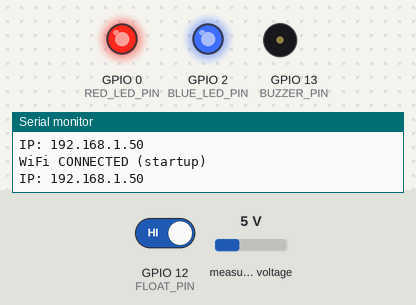
Recording of a sketch running on a simulated ESP8266 (NodeMCU). On the bench: output pins drawn as LEDs (lit = HIGH), buzzer (waves = sounding, pin HIGH), the last lines printed to the serial monitor. Dashed ring = blinking. The inputs (shaded band) are chosen by the test bench; at power-on: GPIO 12 (FLOAT_PIN) HIGH, measured voltage 5 V. WiFi joins after 1.5 s; servers stay silent unless stated; uploads are accepted with an empty reply.

Above: at 3.7 s.
3.8 s: GPIO 12 (FLOAT_PIN) driven LOW
At 4.26 s:
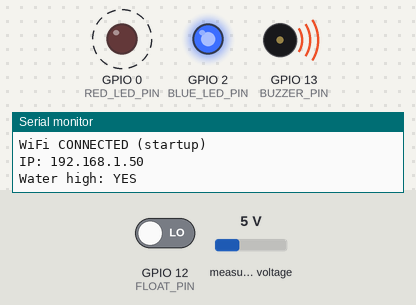
7.3 s: GPIO 12 (FLOAT_PIN) driven HIGH
At 8.8 s:
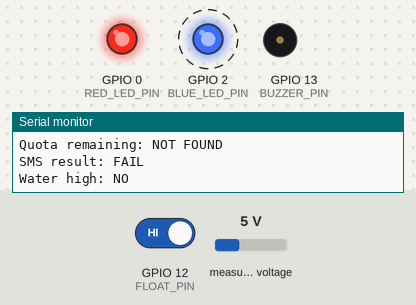
14.8 s: measured voltage set to 11.1 V
At 15.42 s:
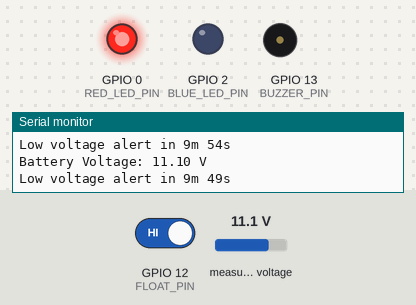
16.8 s: measured voltage set to 11.7 V
Timing chart, 0 to 29.4 s (numbered marks = the images above; inputs shaded):
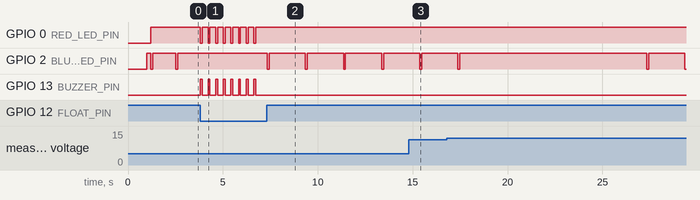

The sketch:

voltage_and_bilge_alarm_v1.ino
```cpp
#include <ESP8266WiFi.h>
#include <ESP8266HTTPClient.h>
#include <WiFiClientSecureBearSSL.h>
#include <Wire.h>
#include <Adafruit_INA219.h>

const char* WIFI_SSID = "wifinetwork";
const char* WIFI_PASS = "wifipassword";

// Textbelt: Use Textbelt or some other SMS tool.
const char* TEXTBELT_KEY = "textbeltAPIKey";

const char* ALERT_TO_1 = "cellphone1"; // David
// const char* ALERT_TO_2 = "cellphone2"; // Seth

// Hardware - Adafruit HUZZAH Feather ESP8266
const int FLOAT_PIN = 12;
const int RED_LED_PIN = 0;
const int BLUE_LED_PIN = 2;
const int BUZZER_PIN = 13;  // GPIO13 (D7)

// INA219
Adafruit_INA219 ina219;

// Timing for Bilge Alarm resend
const unsigned long DEBOUNCE_MS = 3000;
const unsigned long REMINDER_MS = 2UL * 60UL * 60UL * 1000UL;  // 2 hours

// Duplicate-send protection
const unsigned long MIN_SMS_GAP_MS = 60000;  // 1 minute minimum gap between SMS attempts

// Energy-conscious timing
const unsigned long WIFI_RETRY_MS = 30000;
const unsigned long LOOP_DELAY_MS = 100;

// LED timing
const unsigned long STATUS_PERIOD_MS = 2000;       // blue pulse every 2 seconds when WiFi connected
const unsigned long STATUS_ON_MS = 60;
const unsigned long WATER_HIGH_PERIOD_MS = 400;    // red flash when float switch closed
const unsigned long WATER_HIGH_ON_MS = 80;

// WiFi disconnected alert pattern:
// red pulse, then blue pulse slightly later, repeat every 2000ms
const unsigned long WIFI_ALERT_PERIOD_MS = 2000;
const unsigned long WIFI_ALERT_ON_MS = 120;
const unsigned long WIFI_ALERT_BLUE_OFFSET_MS = 180;

// Voltage alarm
const float LOW_VOLTAGE_THRESHOLD = 11.4;
const float LOW_VOLTAGE_RECOVERY = 11.6;  // hysteresis to keep rapid bouncing at 11.4v
const unsigned long LOW_VOLTAGE_DEBOUNCE_MS = 10UL * 60UL * 1000UL; // 10 minutes
const unsigned long VOLTAGE_SAMPLE_MS = 5000;
const unsigned long VOLTAGE_COUNTDOWN_PRINT_MS = 5000;

// Bilge alarm state
bool alarmActive = false;
bool smsSentThisCycle = false;

// Shared SMS / WiFi state
bool smsSendInProgress = false;
bool lastWiFiConnected = false;
bool lastWaterHighState = false;

unsigned long triggerStart = 0;
unsigned long lastSmsTime = 0;
unsigned long lastSmsAttemptTime = 0;
unsigned long lastWiFiAttempt = 0;

// Voltage alarm state
float lastBusVoltage = 0.0;
unsigned long lastVoltageSampleTime = 0;
unsigned long lowVoltageStart = 0;
unsigned long lastVoltageCountdownPrint = 0;
bool lowVoltageActive = false;
bool lowVoltageSmsSent = false;

// LED phase anchors so patterns restart cleanly on state changes
unsigned long statusPhaseStart = 0;
unsigned long waterHighPhaseStart = 0;
unsigned long wifiAlertPhaseStart = 0;

// Active LOW LEDs
void ledOn(int pin) { digitalWrite(pin, LOW); }
void ledOff(int pin) { digitalWrite(pin, HIGH); }

// Buzzer helpers
void buzzerOn() { digitalWrite(BUZZER_PIN, HIGH); }
void buzzerOff() { digitalWrite(BUZZER_PIN, LOW); }

void allLedsOff() {
  ledOff(RED_LED_PIN);
  ledOff(BLUE_LED_PIN);
}

void monitorWiFi() {
  bool currentConnected = (WiFi.status() == WL_CONNECTED);

  if (currentConnected != lastWiFiConnected) {
    lastWiFiConnected = currentConnected;

    if (currentConnected) {
      Serial.println("WiFi CONNECTED");
      Serial.print("IP: ");
      Serial.println(WiFi.localIP());
      statusPhaseStart = millis();
    } else {
      Serial.println("WiFi DISCONNECTED");
      wifiAlertPhaseStart = millis();
    }
  }
}

void updateStatusLEDs(bool waterHigh) {
  unsigned long now = millis();

  // Default buzzer state: off unless water-high alarm pulse is active
  buzzerOff();

  // Highest priority: float switch closed -> flash red continuously until open again
  if (waterHigh) {
    unsigned long phase = (now - waterHighPhaseStart) % WATER_HIGH_PERIOD_MS;
    ledOff(BLUE_LED_PIN);

    if (phase < WATER_HIGH_ON_MS) {
      ledOn(RED_LED_PIN);
      buzzerOn();   // beep in sync with red flash
    } else {
      ledOff(RED_LED_PIN);
      buzzerOff();
    }
    return;
  }

  // Low voltage active -> slow red blink, no buzzer
  if (lowVoltageActive) {
    unsigned long phase = (now / 1000UL) % 2UL;
    ledOff(BLUE_LED_PIN);

    if (phase == 0) {
      ledOn(RED_LED_PIN);
    } else {
      ledOff(RED_LED_PIN);
    }
    return;
  }

  // WiFi disconnected -> short red then blue pulses, slightly offset
  if (WiFi.status() != WL_CONNECTED) {
    unsigned long phase = (now - wifiAlertPhaseStart) % WIFI_ALERT_PERIOD_MS;

    bool redPulse =
      (phase < WIFI_ALERT_ON_MS);

    bool bluePulse =
      (phase >= WIFI_ALERT_BLUE_OFFSET_MS &&
       phase < WIFI_ALERT_BLUE_OFFSET_MS + WIFI_ALERT_ON_MS);

    if (redPulse) ledOn(RED_LED_PIN);
    else ledOff(RED_LED_PIN);

    if (bluePulse) ledOn(BLUE_LED_PIN);
    else ledOff(BLUE_LED_PIN);

    return;
  }

  // WiFi connected -> short blue pulse every 2 seconds
  unsigned long phase = (now - statusPhaseStart) % STATUS_PERIOD_MS;
  ledOff(RED_LED_PIN);
  if (phase < STATUS_ON_MS) {
    ledOn(BLUE_LED_PIN);
  } else {
    ledOff(BLUE_LED_PIN);
  }
}

void connectWiFi() {
  WiFi.mode(WIFI_STA);
  WiFi.setSleepMode(WIFI_LIGHT_SLEEP);

  Serial.print("Connecting to WiFi: ");
  Serial.println(WIFI_SSID);

  WiFi.begin(WIFI_SSID, WIFI_PASS);

  unsigned long start = millis();
  while (WiFi.status() != WL_CONNECTED && millis() - start < 30000) {
    bool waterHigh = (digitalRead(FLOAT_PIN) == LOW);
    updateStatusLEDs(waterHigh);
    delay(100);
  }

  if (WiFi.status() == WL_CONNECTED) {
    Serial.println("WiFi connected (initial/reconnect).");
    Serial.print("IP: ");
    Serial.println(WiFi.localIP());
    statusPhaseStart = millis();
  } else {
    Serial.println("WiFi failed.");
    wifiAlertPhaseStart = millis();
  }
}

String urlencode(const String& s) {
  String out = "";
  char c;
  char buf[4];

  for (unsigned int i = 0; i < s.length(); i++) {
    c = s.charAt(i);
    if (isalnum((unsigned char)c) || c == '-' || c == '_' || c == '.' || c == '~') {
      out += c;
    } else if (c == ' ') {
      out += "%20";
    } else {
      snprintf(buf, sizeof(buf), "%%%02X", (unsigned char)c);
      out += buf;
    }
  }
  return out;
}

bool sendTextbeltSMS(const String& message) {
  unsigned long now = millis();

  if (smsSendInProgress) {
    return false;
  }

  if (lastSmsAttemptTime != 0 && (now - lastSmsAttemptTime < MIN_SMS_GAP_MS)) {
    return false;
  }

  smsSendInProgress = true;
  lastSmsAttemptTime = now;

  if (WiFi.status() != WL_CONNECTED) {
    connectWiFi();
    if (WiFi.status() != WL_CONNECTED) {
      smsSendInProgress = false;
      return false;
    }
  }

  bool overallSuccess = true;

  auto sendOne = [&](const char* phone) -> bool {
    std::unique_ptr<BearSSL::WiFiClientSecure> client(new BearSSL::WiFiClientSecure);
    client->setInsecure();

    HTTPClient https;
    if (!https.begin(*client, "https://textbelt.com/text")) {
      return false;
    }

    https.addHeader("Content-Type", "application/x-www-form-urlencoded");

    String postData =
        "phone=" + urlencode(String(phone)) +
        "&message=" + urlencode(message) +
        "&key=" + urlencode(String(TEXTBELT_KEY));

    int httpCode = https.POST(postData);
    String response = https.getString();
    https.end();

    Serial.print("HTTP code: ");
    Serial.println(httpCode);

    Serial.print("Full response: ");
    Serial.println(response);

    int idx = response.indexOf("quotaRemaining");
    if (idx != -1) {
      int start = response.indexOf(":", idx) + 1;
      int end = response.indexOf(",", start);
      if (end == -1) end = response.indexOf("}", start);
      String quota = response.substring(start, end);
      quota.trim();

      Serial.print("Quota remaining: ");
      Serial.println(quota);
    } else {
      Serial.println("Quota remaining: NOT FOUND");
    }

    bool ok = (httpCode >= 200 && httpCode < 300 && response.indexOf("\"success\":true") != -1);

    Serial.print("SMS result: ");
    Serial.println(ok ? "SUCCESS" : "FAIL");

    return ok;
  };

  if (!sendOne(ALERT_TO_1)) {
    overallSuccess = false;
  }

  // Uncomment ALERT_TO_2 above to enable Seth
  // if (!sendOne(ALERT_TO_2)) {
  //   overallSuccess = false;
  // }

  smsSendInProgress = false;
  return overallSuccess;
}

void resetAlarmState() {
  triggerStart = 0;
  alarmActive = false;
  smsSentThisCycle = false;
}

void sampleVoltage() {
  unsigned long now = millis();

  if (now - lastVoltageSampleTime < VOLTAGE_SAMPLE_MS) {
    return;
  }
  lastVoltageSampleTime = now;

  lastBusVoltage = ina219.getBusVoltage_V();

  Serial.print("Battery Voltage: ");
  Serial.print(lastBusVoltage, 2);
  Serial.println(" V");
}

void handleVoltageAlarm() {
  // Only act if we have a plausible reading
  if (lastBusVoltage <= 0.1) {
    return;
  }

  unsigned long now = millis();

  if (lastBusVoltage >= LOW_VOLTAGE_RECOVERY) {
    if (lowVoltageStart != 0 || lowVoltageActive) {
      Serial.print("Voltage timer stopped, voltage above ");
      Serial.print(LOW_VOLTAGE_RECOVERY, 2);
      Serial.println("V");
    }

    lowVoltageStart = 0;
    lastVoltageCountdownPrint = 0;
    lowVoltageActive = false;
    lowVoltageSmsSent = false;
    return;
  }

  if (lastBusVoltage < LOW_VOLTAGE_THRESHOLD) {
    if (lowVoltageStart == 0) {
      lowVoltageStart = now;
      lastVoltageCountdownPrint = 0;
      Serial.println("Low voltage timer started.");
    }

    if (!lowVoltageActive) {
      unsigned long elapsedMs = now - lowVoltageStart;

      if (elapsedMs < LOW_VOLTAGE_DEBOUNCE_MS) {
        unsigned long remainingMs = LOW_VOLTAGE_DEBOUNCE_MS - elapsedMs;

        if (lastVoltageCountdownPrint == 0 ||
            now - lastVoltageCountdownPrint >= VOLTAGE_COUNTDOWN_PRINT_MS) {
          lastVoltageCountdownPrint = now;

          unsigned long remainingTotalSec = remainingMs / 1000UL;
          unsigned long remainingMin = remainingTotalSec / 60UL;
          unsigned long remainingSec = remainingTotalSec % 60UL;

          Serial.print("Low voltage alert in ");
          Serial.print(remainingMin);
          Serial.print("m ");
          Serial.print(remainingSec);
          Serial.println("s");
        }
      } else {
        lowVoltageActive = true;
        Serial.println("Low voltage alarm ACTIVE");
      }
    }

    if (lowVoltageActive && !lowVoltageSmsSent) {
      String msg = "Voltage alert: battery voltage has been below 11.4v for more than 10 minutes. Current voltage: ";
      msg += String(lastBusVoltage, 2);
      msg += "V.";

      if (sendTextbeltSMS(msg)) {
        lowVoltageSmsSent = true;
      }
    }
  }
}

void setup() {
  Serial.begin(115200);
  delay(1000);

  Serial.println("Bilge alarm starting...");

  pinMode(FLOAT_PIN, INPUT_PULLUP);
  pinMode(RED_LED_PIN, OUTPUT);
  pinMode(BLUE_LED_PIN, OUTPUT);
  pinMode(BUZZER_PIN, OUTPUT);

  allLedsOff();
  buzzerOff();

  unsigned long now = millis();
  statusPhaseStart = now;
  waterHighPhaseStart = now;
  wifiAlertPhaseStart = now;

  Wire.begin(4, 5);  // SDA, SCL
  if (!ina219.begin()) {
    Serial.println("INA219 not found");
  } else {
    Serial.println("INA219 ready");
  }

  connectWiFi();

  if (WiFi.status() == WL_CONNECTED) {
    Serial.println("WiFi CONNECTED (startup)");
    Serial.print("IP: ");
    Serial.println(WiFi.localIP());
  } else {
    Serial.println("WiFi DISCONNECTED (startup)");
  }

  lastWiFiConnected = (WiFi.status() == WL_CONNECTED);
}

void loop() {
  unsigned long now = millis();
  bool waterHigh = (digitalRead(FLOAT_PIN) == LOW);

  // Detect water state transitions so LED patterns restart cleanly on state changes
  if (waterHigh != lastWaterHighState) {
    lastWaterHighState = waterHigh;
    Serial.print("Water high: ");
    Serial.println(waterHigh ? "YES" : "NO");

    if (waterHigh) {
      waterHighPhaseStart = now;
    } else {
      statusPhaseStart = now;
      wifiAlertPhaseStart = now;
    }
  }

  monitorWiFi();
  sampleVoltage();
  handleVoltageAlarm();
  updateStatusLEDs(waterHigh);

  if (WiFi.status() != WL_CONNECTED && now - lastWiFiAttempt >= WIFI_RETRY_MS) {
    lastWiFiAttempt = now;
    connectWiFi();
  }

  if (waterHigh) {
    if (!alarmActive) {
      if (triggerStart == 0) {
        triggerStart = now;
      } else if (now - triggerStart >= DEBOUNCE_MS) {
        alarmActive = true;
        Serial.println("Alarm ACTIVE");
      }
    }

    if (alarmActive) {
      if (!smsSentThisCycle) {
        if (sendTextbeltSMS("Bilge alert: Alibi is experiencing high bilge water.")) {
          smsSentThisCycle = true;
          lastSmsTime = now;
        }
      } else if (now - lastSmsTime >= REMINDER_MS) {
        if (sendTextbeltSMS("Bilge alert reminder: high water still detected in Alibi.")) {
          lastSmsTime = now;
        }
      }
    }
  } else {
    resetAlarmState();
  }

  delay(LOOP_DELAY_MS);
}
```

Measured:
- after the input at 3.8 s, GPIO 0 (RED_LED_PIN): alternates HIGH for 0.30 s and LOW for 0.10 s, starting at once; GPIO 2 (BLUE_LED_PIN): stops changing and stays HIGH; GPIO 13 (BUZZER_PIN): alternates HIGH for 0.10 s and LOW for 0.30 s, starting at once
- after the input at 7.3 s, GPIO 0 (RED_LED_PIN): stops changing and stays HIGH; GPIO 2 (BLUE_LED_PIN): alternates HIGH for 1.9 s and LOW for 0.10 s, starting at once; GPIO 13 (BUZZER_PIN): stops changing and stays LOW
- by itself, GPIO 2 (BLUE_LED_PIN): alternates HIGH for 1.2 s and LOW for 0.10 s
